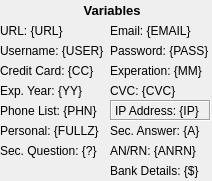
   <widget class="QFrame" name="variable_frame">
    <property name="enabled">
     <bool>true</bool>
    </property>
    <property name="geometry">
     <rect>
      <x>760</x>
      <y>190</y>
      <width>212</width>
      <height>181</height>
     </rect>
    </property>
    <property name="toolTip">
     <string>These variables is what you will be using when requesting logs in a specific format.</string>
    </property>
    <property name="autoFillBackground">
     <bool>false</bool>
    </property>
    <property name="frameShape">
     <enum>QFrame::NoFrame</enum>
    </property>
    <property name="frameShadow">
     <enum>QFrame::Sunken</enum>
    </property>
    <widget class="QLabel" name="variables_label">
     <property name="enabled">
      <bool>true</bool>
     </property>
     <property name="geometry">
      <rect>
       <x>80</x>
       <y>0</y>
       <width>71</width>
       <height>21</height>
      </rect>
     </property>
     <property name="font">
      <font>
       <pointsize>10</pointsize>
       <bold>true</bold>
      </font>
     </property>
     <property name="text">
      <string> Variables</string>
     </property>
    </widget>
    <widget class="QLabel" name="url_variable_label">
     <property name="enabled">
      <bool>true</bool>
     </property>
     <property name="geometry">
      <rect>
       <x>0</x>
       <y>20</y>
       <width>111</width>
       <height>21</height>
      </rect>
     </property>
     <property name="text">
      <string>URL: {URL}</string>
     </property>
    </widget>
    <widget class="QLabel" name="variable_text_username">
     <property name="enabled">
      <bool>true</bool>
     </property>
     <property name="geometry">
      <rect>
       <x>0</x>
       <y>40</y>
       <width>111</width>
       <height>21</height>
      </rect>
     </property>
     <property name="text">
      <string>Username: {USER}</string>
     </property>
    </widget>
    <widget class="QLabel" name="variable_text_password">
     <property name="enabled">
      <bool>true</bool>
     </property>
     <property name="geometry">
      <rect>
       <x>110</x>
       <y>40</y>
       <width>101</width>
       <height>21</height>
      </rect>
     </property>
     <property name="text">
      <string>Password: {PASS}</string>
     </property>
    </widget>
    <widget class="QLabel" name="variable_text_email">
     <property name="enabled">
      <bool>true</bool>
     </property>
     <property name="geometry">
      <rect>
       <x>110</x>
       <y>20</y>
       <width>101</width>
       <height>21</height>
      </rect>
     </property>
     <property name="text">
      <string>Email: {EMAIL}</string>
     </property>
    </widget>
    <widget class="QLabel" name="variable_text_ip">
     <property name="enabled">
      <bool>true</bool>
     </property>
     <property name="geometry">
      <rect>
       <x>110</x>
       <y>100</y>
       <width>101</width>
       <height>21</height>
      </rect>
     </property>
     <property name="frameShape">
      <enum>QFrame::Box</enum>
     </property>
     <property name="frameShadow">
      <enum>QFrame::Sunken</enum>
     </property>
     <property name="text">
      <string>IP Address: {IP}</string>
     </property>
    </widget>
    <widget class="QLabel" name="creditcard_variable_label">
     <property name="enabled">
      <bool>true</bool>
     </property>
     <property name="geometry">
      <rect>
       <x>0</x>
       <y>60</y>
       <width>111</width>
       <height>21</height>
      </rect>
     </property>
     <property name="text">
      <string>Credit Card: {CC}</string>
     </property>
    </widget>
    <widget class="QLabel" name="variable_text_cvc">
     <property name="enabled">
      <bool>true</bool>
     </property>
     <property name="geometry">
      <rect>
       <x>110</x>
       <y>80</y>
       <width>101</width>
       <height>21</height>
      </rect>
     </property>
     <property name="text">
      <string>CVC: {CVC}</string>
     </property>
    </widget>
    <widget class="QLabel" name="variable_text_anrn">
     <property name="enabled">
      <bool>true</bool>
     </property>
     <property name="geometry">
      <rect>
       <x>110</x>
       <y>140</y>
       <width>101</width>
       <height>21</height>
      </rect>
     </property>
     <property name="text">
      <string>AN/RN: {ANRN}</string>
     </property>
    </widget>
    <widget class="QLabel" name="variable_text_fullz">
     <property name="enabled">
      <bool>true</bool>
     </property>
     <property name="geometry">
      <rect>
       <x>0</x>
       <y>120</y>
       <width>111</width>
       <height>21</height>
      </rect>
     </property>
     <property name="text">
      <string>Personal: {FULLZ}</string>
     </property>
    </widget>
    <widget class="QLabel" name="variable_text_phone">
     <property name="enabled">
      <bool>true</bool>
     </property>
     <property name="geometry">
      <rect>
       <x>0</x>
       <y>100</y>
       <width>111</width>
       <height>21</height>
      </rect>
     </property>
     <property name="text">
      <string>Phone List: {PHN}</string>
     </property>
    </widget>
    <widget class="QLabel" name="creditcard_variable_label_3">
     <property name="enabled">
      <bool>true</bool>
     </property>
     <property name="geometry">
      <rect>
       <x>110</x>
       <y>60</y>
       <width>101</width>
       <height>21</height>
      </rect>
     </property>
     <property name="text">
      <string>Experation: {MM}</string>
     </property>
    </widget>
    <widget class="QLabel" name="creditcard_variable_label_4">
     <property name="enabled">
      <bool>true</bool>
     </property>
     <property name="geometry">
      <rect>
       <x>0</x>
       <y>80</y>
       <width>111</width>
       <height>21</height>
      </rect>
     </property>
     <property name="text">
      <string>Exp. Year: {YY}</string>
     </property>
    </widget>
    <widget class="QLabel" name="variable_text_fullz_3">
     <property name="enabled">
      <bool>true</bool>
     </property>
     <property name="geometry">
      <rect>
       <x>0</x>
       <y>140</y>
       <width>111</width>
       <height>21</height>
      </rect>
     </property>
     <property name="text">
      <string>Sec. Question: {?}</string>
     </property>
    </widget>
    <widget class="QLabel" name="variable_text_fullz_4">
     <property name="enabled">
      <bool>true</bool>
     </property>
     <property name="geometry">
      <rect>
       <x>110</x>
       <y>120</y>
       <width>101</width>
       <height>21</height>
      </rect>
     </property>
     <property name="text">
      <string>Sec. Answer: {A}</string>
     </property>
    </widget>
    <widget class="QLabel" name="variable_text_fullz_5">
     <property name="enabled">
      <bool>true</bool>
     </property>
     <property name="geometry">
      <rect>
       <x>110</x>
       <y>160</y>
       <width>101</width>
       <height>21</height>
      </rect>
     </property>
     <property name="text">
      <string>Bank Details: {$}</string>
     </property>
    </widget>
   </widget>
